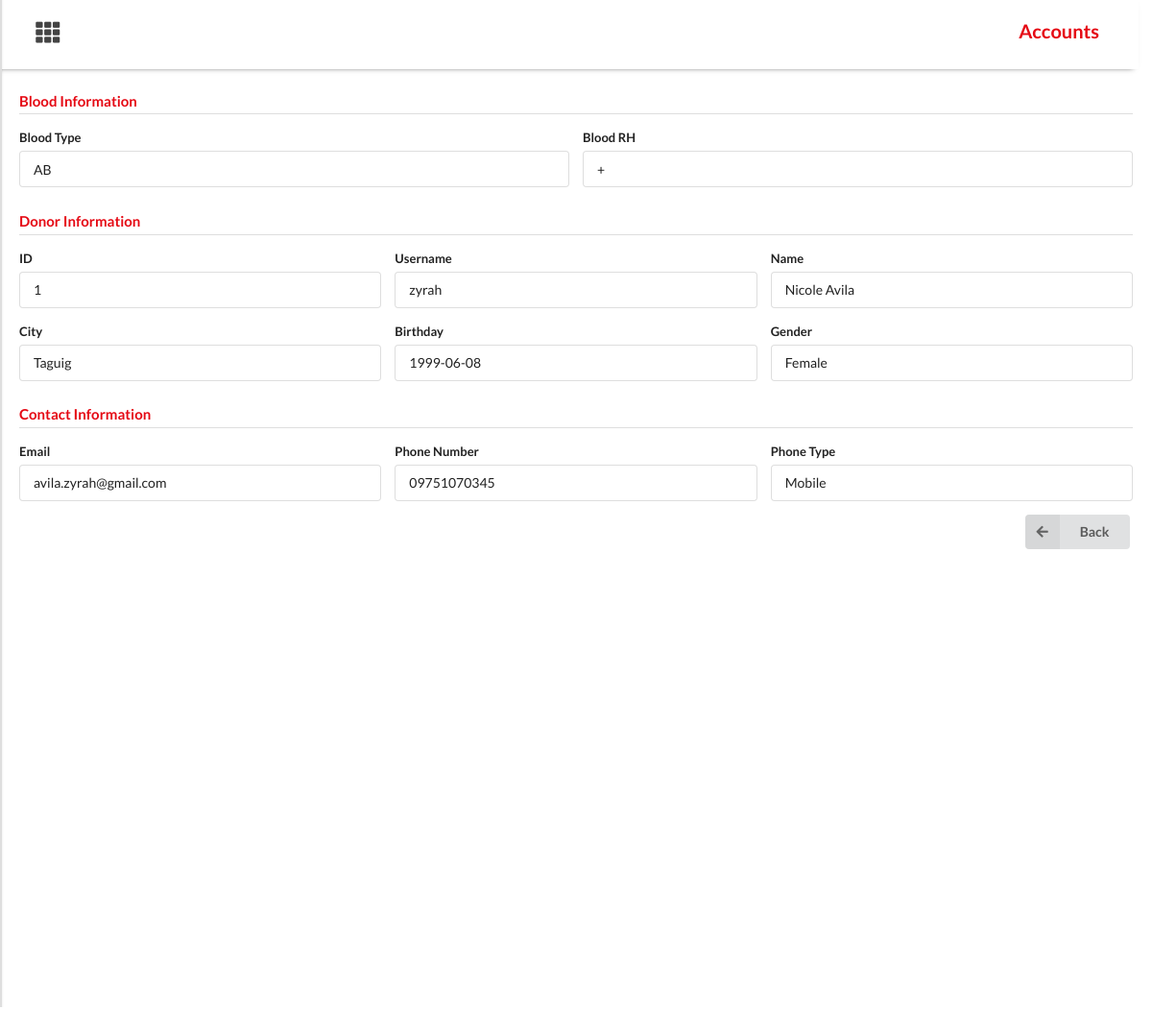
The page /lifeline_php/admin_accounts_donors_view.php?view=1 (signed in) on the database its author committed.
### tables this page shows
CREATE TABLE `donor` (
  `id` int(11) NOT NULL,
  `name` varchar(255) NOT NULL,
  `city` varchar(255) NOT NULL,
  `bday` date NOT NULL,
  `gender` varchar(255) NOT NULL,
  `employment` varchar(255) NOT NULL,
  `email` varchar(255) NOT NULL,
  `phonenum` varchar(50) NOT NULL,
  `phonetype` varchar(255) NOT NULL,
  `username` varchar(255) NOT NULL,
  `password` varchar(255) NOT NULL,
  `blood_type` varchar(255) NOT NULL,
  `blood_rh` varchar(255) NOT NULL,
  `available` varchar(255) NOT NULL DEFAULT 'Available',
  `is_active` varchar(255) NOT NULL DEFAULT 'Yes'
);

### lifeline_php/admin_accounts_donors_view.php (the view, shortened to what this page needs)
<?php
  include 'includes/db.inc.php';
  if (isset($_GET['view']))
    {
        $id = $_GET['view'];
        $rec = mysqli_query($conn, "SELECT * FROM donor WHERE id = $id");
        $record = mysqli_fetch_array($rec);
        $id = $record['id'];
        $fullname = $record['name'];
        $bday = $record['bday'];
        $gender = $record['gender'];
        $username = $record['username'];
        $email = $record['email'];
        $phonenum = $record['phonenum'];
        $phonetype = $record['phonetype'];
        $city = $record['city'];
        $blood_type = $record['blood_type'];
        $blood_rh = $record['blood_rh'];
    }
?>
<!DOCTYPE html>
<html>
    <head>
        <link rel="stylesheet" href="assets/css/semantic/dist/semantic.min.css">
        <link rel="stylesheet" href="assets/css/custom.css">
        <link rel="stylesheet" href="assets/css/sidebar.css">
    </head>
    <body style="background-color:white;">
    <div class="container" >
    <div class="content" style="position: absolute; top:50%; transform: translateY(-56%);
                             width: 100%; max-width: 100%; height:100px; min-height: 90%;
                             overflow-y: scroll; overflow-x:hidden">
                <div class="ui vertical menu sidepanel"  id="mySidepanel" hidden="true" style="min-height:100vh">
                      <div class="ui two column very relaxed stackable grid" style="margin-top:-55px; margin-bottom:-20px">
                        <div class="column" style="margin-left: 30px; margin-top:10px">
                        </div>
                      </div>
                </div>
                <div class="ui grid" style="width:100%; background-color: white; position: sticky; top: 0; z-index:2; margin-bottom:10px;
                        border-bottom: 5px; -webkit-box-shadow: 0 4px 6px -6px #222; -moz-box-shadow: 0 4px 6px -6px #222; box-shadow: 0 4px 6px -6px #222;">
                <div class="eight wide column">
                    <button class="openbtn" onclick="openNav()" style="font-size:25px; margin-left:20px;background:transparent">
                            <i class="th icon"></i>
                    </button>
                </div>
                <div class="eight wide column">
                        <h4 style="text-align: right; color:#E50914; font-size:20px; padding: 10px 15px; margin-right:12px">
                        Accounts
                        </h4>
                </div>
            </div>
            <div class="main" style="padding:20px;margin-top:20px">
                    <form class="ui form">
                    <h4 class="ui dividing header" style="color:#E50914">Blood Information</h4>
                        <div class="two fields">
                                <div class="field">
                                    <label>Blood Type</label>
                                    <div class="field">
                                        <input type="text" value="<?php echo $blood_type; ?>" readonly>
                                    </div>
                                </div>
                                <div class="field">
                                    <label>Blood RH</label>
                                    <div class="field">
                                        <input type="text" value="<?php echo $blood_rh; ?>" readonly>
                                    </div>
                                </div>
                        </div>
                        <h4 class="ui dividing header" style="color:#E50914">Donor Information</h4>
                        <div class="three fields" >
                            <div class="field">
                                <label>ID</label>
                                <div class="field">
                                    <input type="text" value="<?php echo $id; ?>" readonly>
                                </div>
                            </div>
                            <div class="field">
                                <label>Username</label>
                                <div class="field">
                                    <input type="text" value="<?php echo $username; ?>" readonly>
                                </div>
                            </div>
                            <div class="field">
                                <label>Name</label>
                                <div class="field">
                                    <input type="text" value="<?php echo $fullname; ?>" readonly>
                                </div>
                            </div>
                        </div>
                        <div class="three fields" >
                            <div class="field" >
                                <label>City</label>
                                <div class="field">
                                    <input type="text" value="<?php echo $city; ?>" readonly>
                                </div>
                            </div>
                            <div class="field">
                                <label>Birthday</label>
                                <div class="field">
                                    <input type="text" value="<?php echo $bday; ?>" readonly>
                                </div>
                            </div>
                            <div class="field" >
                                <label>Gender</label>
                                <div class="field">
                                    <input type="text" value="<?php echo $gender; ?>" readonly>
                                </div>
                            </div>
                        </div>
                    <h4 class="ui dividing header" style="color:#E50914">Contact Information</h4>
                        <div class="three fields" >
                                <div class="field">
                                    <label>Email</label>
                                    <div class="field">
                                        <input type="text" value="<?php echo $email; ?>" readonly>
                                    </div>
                                </div>
                                <div class="field">
                                    <label>Phone Number</label>
                                    <div class="field">
                                        <input type="text" value="<?php echo $phonenum; ?>" readonly>
                                    </div>
                                </div>
                                <div class="field">
                                    <label>Phone Type</label>
                                    <div class="field">
                                        <input type="text" value="<?php echo $phonetype; ?>" readonly>
                                    </div>
                                </div>
                        </div>
                </form>
                <a href="#" onclick="history.back();">
                    <button class="ui left labeled icon button" style="float:right">
                        <i class="left arrow icon"></i>
                            Back
                    </button>
                </a>
            </div>
        </div>
    </div>
    </body>

### lifeline_php/assets/css/custom.css (style rules this page uses)
body { width: 100vw; }
@media only screen and (min-width: 600px) { .container { display: flex; justify-content: center; align-items: center; padding:30px; } }
@media only screen and (min-width: 768px) { .container { display: flex; justify-content: center; align-items: center; padding:30px; } }
@media only screen and (min-width: 992px) { .container { display: flex; justify-content: center; align-items: center; padding:100px; } }
@media only screen and (min-width: 1200px) { .container { display: flex; justify-content: center; align-items: center; padding:100px; } }

### lifeline_php/assets/css/sidebar.css (style rules this page uses)
.sidepanel { position: fixed; z-index: 3; top: 0; left:0; overflow: hidden; transition: 0.5s; padding-top: 60px; }
.openbtn { font-size: 20px; cursor: pointer; background-color: white; color:#444; padding: 10px 15px; border: none; }

### rows shown on the page
donor: blood_type "AB", blood_rh "+", id "1", username "zyrah", name "Nicole Avila", city "Taguig", bday "1999-06-08", gender "Female", email "avila.zyrah@gmail.com", phonenum "09751070345", phonetype "Mobile"
